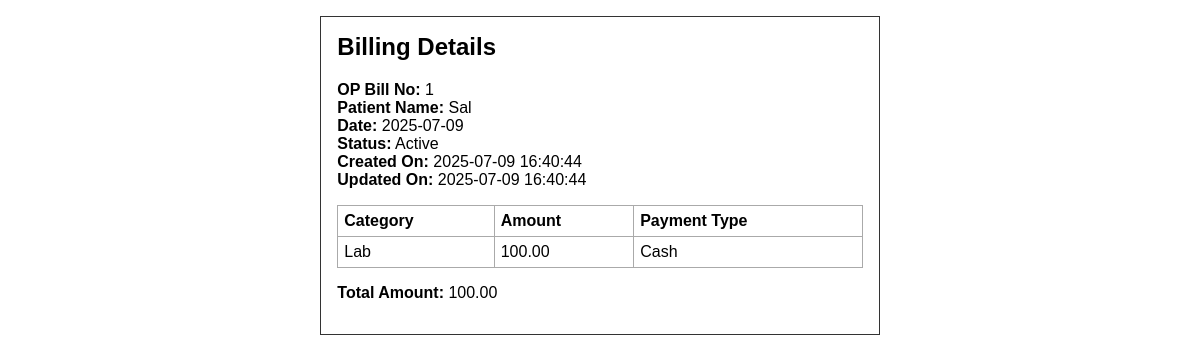
Page /bill/1 on the committed database.
### app.py (models this page shows)
class HeaderEntry(db.Model):
    id = db.Column(db.Integer, primary_key=True)
    op_bill_no = db.Column(db.String(50), nullable=False)
    patient_name = db.Column(db.String(100), nullable=False)
    date = db.Column(db.Date, nullable=False)
    is_cancelled = db.Column(db.Boolean, default=False, nullable=False)
    created_at = db.Column(db.DateTime, default=lambda: datetime.now(IST), nullable=False)
    updated_at = db.Column(db.DateTime, default=lambda: datetime.now(IST), onupdate=lambda: datetime.now(IST), nullable=False)
    details = db.relationship('DetailsEntry', backref='header', lazy=True)

class DetailsEntry(db.Model):
    id = db.Column(db.Integer, primary_key=True)
    header_id = db.Column(db.Integer, db.ForeignKey('header_entry.id'), nullable=False)
    category_id = db.Column(db.Integer, db.ForeignKey('category.id'), nullable=False)
    amount = db.Column(db.Float, nullable=False)
    payment_type_id = db.Column(db.Integer, db.ForeignKey('payment_type.id'), nullable=False)
    category = db.relationship('Category', backref='details_entries')
    payment_type = db.relationship('PaymentType', backref='details_entries')

class Category(db.Model):
    id = db.Column(db.Integer, primary_key=True)
    name = db.Column(db.String(100), unique=True, nullable=False)

class PaymentType(db.Model):
    id = db.Column(db.Integer, primary_key=True)
    name = db.Column(db.String(100), unique=True, nullable=False)

### app.py (the view)
@app.route('/bill/<int:header_id>')
def print_bill(header_id):
    header = HeaderEntry.query.get_or_404(header_id)
    details = DetailsEntry.query.filter_by(header_id=header.id).all()
    return render_template('print_bill.html', header=header, details=details)

### app.py (called while the page is built)
@app.context_processor
def inject_usertype():
    return dict(session=session)

### templates/print_bill.html (shortened to what this page needs)
<!DOCTYPE html>
<html>
<head>
</head>
<body>
    <div class="bill">
        <h2>Billing Details</h2>
        <strong>OP Bill No:</strong> {{ header.op_bill_no }}<br>
        <strong>Patient Name:</strong> {{ header.patient_name }}<br>
        <strong>Date:</strong> {{ header.date.strftime('%Y-%m-%d') }}<br>
        <strong>Status:</strong> {% if header.is_cancelled %}<span style="color:red;">Cancelled</span>{% else %}Active{% endif %}<br>
        <strong>Created On:</strong> {{ header.created_at.strftime('%Y-%m-%d %H:%M:%S') if header.created_at else '' }}<br>
        <strong>Updated On:</strong> {{ header.updated_at.strftime('%Y-%m-%d %H:%M:%S') if header.updated_at else '' }}<br>
        <table>
            <tr>
                <th>Category</th>
                <th>Amount</th>
                <th>Payment Type</th>
            </tr>
            {% for d in details %}
            <tr>
                <td>{{ d.category.name }}</td>
                <td>{{ "%.2f"|format(d.amount) }}</td>
                <td>{{ d.payment_type.name }}</td>
            </tr>
            {% endfor %}
        </table>
        <p><strong>Total Amount:</strong> {{ "%.2f"|format(details|sum(attribute='amount')) }}</p>
    </div>
</body>
</html>

### templates/print_bill.html (style rules this page uses)
body { font-family: Arial, sans-serif; width: 148mm; margin: 0 auto; }
.bill { border: 1px solid #333; padding: 16px; margin-top: 16px; }
h2 { margin-top: 0; }
table { width: 100%; border-collapse: collapse; margin-top: 1em; }
th, td { border: 1px solid #aaa; padding: 6px; text-align: left; }

### rows in the picture
HeaderEntry: op_bill_no "1", patient_name "Sal", date "2025-07-09", created_at "2025-07-09 16:40:44", updated_at "2025-07-09 16:40:44"
DetailsEntry: category.name "Lab", amount "100.00", payment_type.name "Cash"

### other values in the picture
{{ "%.2f"|format(details|sum(attribute='amount')) }} "100.00"
